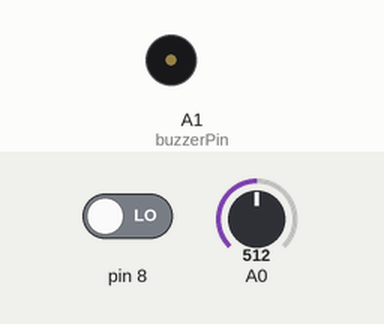
Recording of a sketch running on a simulated Arduino Uno, built with avr-gcc and run on an emulated ATmega328P. On the bench: buzzer (waves = sounding). Inputs (shaded band) come from the test bench; at power-on: pin 8 LOW, A0 = 512.

Above: at 1.2 s.
1.3 s: pin 8 driven HIGH
At 2.0 s:
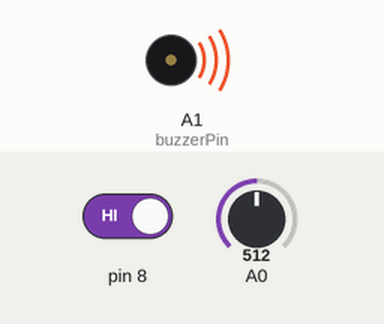
2.8 s: A0 set to 122
5.8 s: A0 set to 306
7.3 s: A0 set to 0
Timing chart, 0 to 10.3 s (numbered marks = the images above; inputs shaded):
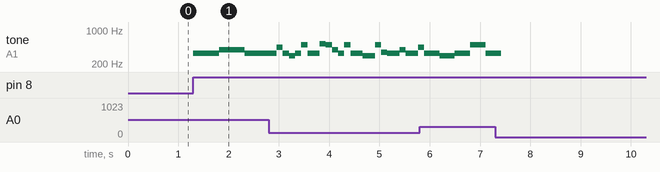

The sketch:

6-ControlTheRhythmPotentiometer.ino
```cpp
//define the buzzer pin
#define buzzerPin A1
//define the notes.
int C = 262;
int D = 294;
int E = 330;
int F = 349;
int G = 392;
int A = 440;
int B = 494;
int C_ = 523;

void setup() {
  //Define the sensors
  pinMode(buzzerPin,OUTPUT);
  pinMode(A0,INPUT);
  pinMode(8,INPUT);
}

void loop() {
  //If the button is pressed, play the notes according to the potentiometer.
  if(digitalRead(8) == 1){
    tone(buzzerPin, E);
    delay(analogRead(A0));
    noTone(buzzerPin);
    tone(buzzerPin, G);
    delay(analogRead(A0));
    noTone(buzzerPin);
    tone(buzzerPin, E);
    delay(analogRead(A0));
    noTone(buzzerPin);
    tone(buzzerPin, E);
    delay(analogRead(A0));
    noTone(buzzerPin);
    tone(buzzerPin, A);
    delay(analogRead(A0));
    noTone(buzzerPin);
    tone(buzzerPin, E);
    delay(analogRead(A0));
    noTone(buzzerPin);
    tone(buzzerPin, D);
    delay(analogRead(A0));
    noTone(buzzerPin);
    tone(buzzerPin, E);
    delay(analogRead(A0));
    noTone(buzzerPin);
    tone(buzzerPin, B);
    delay(analogRead(A0));
    noTone(buzzerPin);
    tone(buzzerPin, E);
    delay(analogRead(A0));
    noTone(buzzerPin);
    tone(buzzerPin, E);
    delay(analogRead(A0));
    noTone(buzzerPin);
    tone(buzzerPin, C_);
    delay(analogRead(A0));
    noTone(buzzerPin);
    tone(buzzerPin, B);
    delay(analogRead(A0));
    noTone(buzzerPin);
    tone(buzzerPin, G);
    delay(analogRead(A0));
    noTone(buzzerPin);
    tone(buzzerPin, E);
    delay(analogRead(A0));
    noTone(buzzerPin);
    tone(buzzerPin, B);
    delay(analogRead(A0));
    noTone(buzzerPin);
    tone(buzzerPin, E);
    delay(analogRead(A0));
    noTone(buzzerPin);
    tone(buzzerPin, E);
    delay(analogRead(A0));
    noTone(buzzerPin);
    tone(buzzerPin, D);
    delay(analogRead(A0));
    noTone(buzzerPin);
    tone(buzzerPin, D);
    delay(analogRead(A0));
    noTone(buzzerPin);
    tone(buzzerPin, B);
    delay(analogRead(A0));
    noTone(buzzerPin);
    tone(buzzerPin, F);
    delay(analogRead(A0));
    noTone(buzzerPin);
    tone(buzzerPin, E);
    delay(analogRead(A0));
    noTone(buzzerPin);
  }
}
```

Measured:
- after the input at 1.3 s, tone on A1 (buzzerPin): silent → 330 Hz at once, → 392 Hz 0.51 s later, → 330 Hz 0.51 s later
